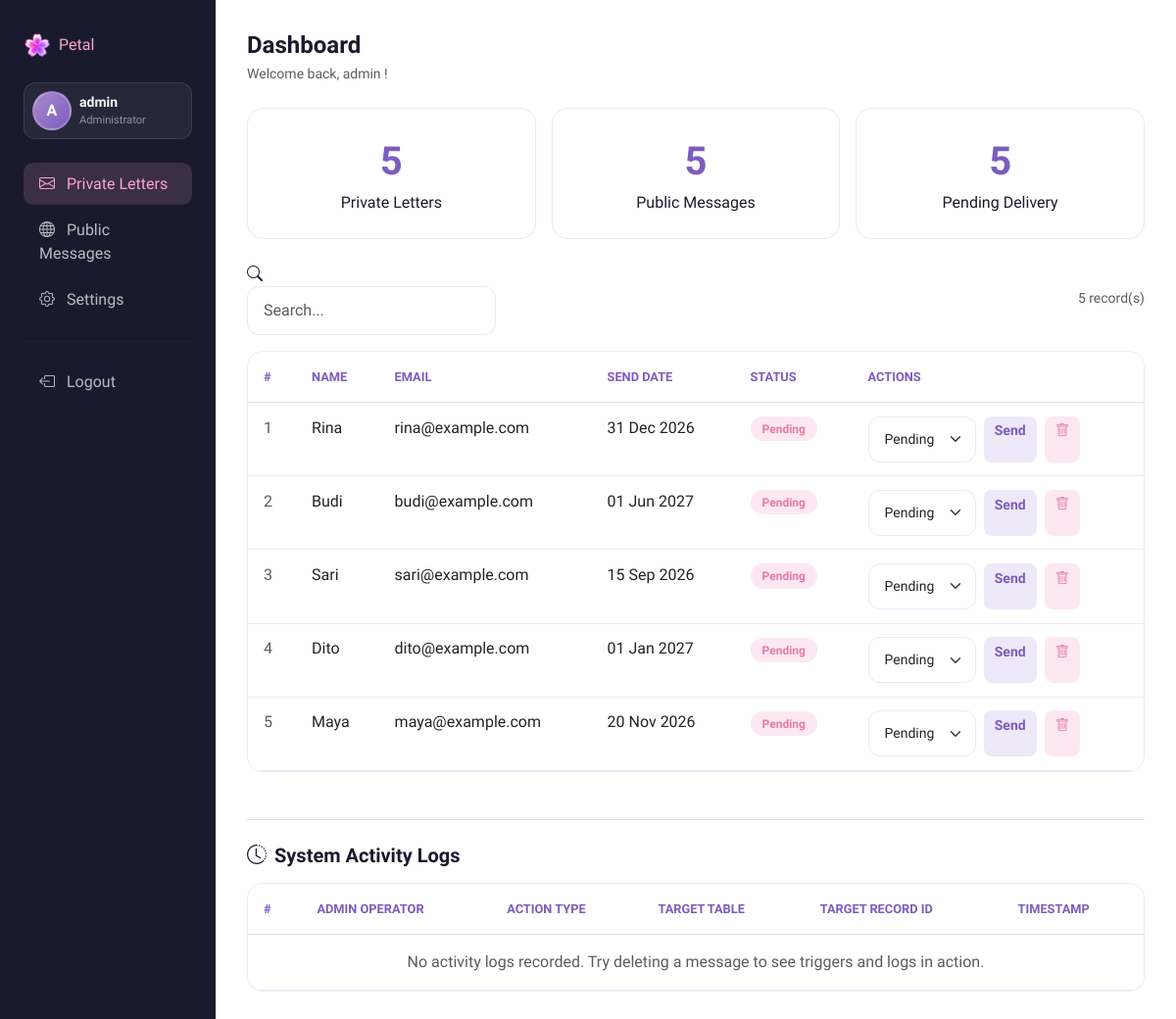
Screenshot of /pages/admin/dashboard.php (signed in) with the database file from the repository.
### tables this page shows
CREATE TABLE IF NOT EXISTS users (
    id INT AUTO_INCREMENT PRIMARY KEY,
    username VARCHAR(50) NOT NULL UNIQUE,
    email VARCHAR(150) NOT NULL UNIQUE,
    password VARCHAR(255) NOT NULL,
    avatar VARCHAR(255),
    created_at TIMESTAMP DEFAULT CURRENT_TIMESTAMP
);

CREATE TABLE IF NOT EXISTS private_messages (
    id INT AUTO_INCREMENT PRIMARY KEY,
    sender_name VARCHAR(100) NOT NULL,
    email_tujuan VARCHAR(150) NOT NULL,
    pesan TEXT NOT NULL,
    tanggal_kirim DATE NOT NULL,
    color VARCHAR(20) DEFAULT 'pink',
    font VARCHAR(20) DEFAULT 'sans',
    status ENUM('pending', 'sent', 'cancelled') DEFAULT 'pending',
    created_at TIMESTAMP DEFAULT CURRENT_TIMESTAMP,
    FOREIGN KEY (color) REFERENCES colors(name) ON DELETE SET NULL
);

### pages/admin/dashboard.php (the view, shortened to what this page needs)
<?php
require_once '../../includes/config.php';
$stmt = mysqli_prepare($conn, "SELECT id, username, email, avatar FROM users WHERE username = ?");
mysqli_stmt_bind_param($stmt, 's', $_SESSION['admin_username']);
mysqli_stmt_execute($stmt);
$admin = mysqli_fetch_assoc(mysqli_stmt_get_result($stmt));
$total_private = mysqli_fetch_row(mysqli_query($conn, "SELECT COUNT(*) FROM private_messages"))[0];
$total_public  = mysqli_fetch_row(mysqli_query($conn, "SELECT COUNT(*) FROM public_messages"))[0];
$total_pending = mysqli_fetch_row(mysqli_query($conn, "SELECT COUNT(*) FROM private_messages WHERE status='pending'"))[0];
$tab = isset($_GET['tab']) ? $_GET['tab'] : 'private';
$search = isset($_GET['search']) ? htmlspecialchars(trim($_GET['search'])) : '';
$per_page = 10;
$page = isset($_GET['page']) && is_numeric($_GET['page']) ? (int)$_GET['page'] : 1;
$offset = ($page - 1) * $per_page;
if ($tab === 'private') {
    $where = '';
    $total_rows = mysqli_fetch_row(mysqli_query($conn, "SELECT COUNT(*) FROM private_messages $where"))[0];
    $result = mysqli_query($conn, "SELECT *, is_delivery_due(tanggal_kirim, status) AS is_due FROM private_messages $where ORDER BY created_at DESC LIMIT $per_page OFFSET $offset");
    $messages = mysqli_fetch_all($result, MYSQLI_ASSOC);
}
?>
<!DOCTYPE html>
<html lang="en">
<head>
    <link href="https://cdn.jsdelivr.net/npm/bootstrap@5.3.0/dist/css/bootstrap.min.css" rel="stylesheet">
    <link href="https://cdn.jsdelivr.net/npm/bootstrap-icons@1.11.0/font/bootstrap-icons.css" rel="stylesheet">
    <link href="../../assets/css/style.css" rel="stylesheet">
</head>
<body>
<div class="d-flex">
    <div class="admin-sidebar d-none d-md-block" style="width:220px;min-width:220px;">
        <div class="petal-brand mb-4 d-flex align-items-center gap-2">
            <img src="../../assets/img/logo.png" alt="Petal" style="width: 28px; height: auto;"> Petal
        </div>
        <div class="d-flex align-items-center gap-2 mb-4 p-2" style="background: rgba(255,255,255,0.06); border-radius: 12px; border: 1px solid rgba(255,255,255,0.1);">
            <?php if (!empty($admin['avatar']) && file_exists('../../assets/uploads/avatars/' . $admin['avatar'])): ?>
                <img src="../../assets/uploads/avatars/<?= htmlspecialchars($admin['avatar']) ?>" alt="Avatar" class="rounded-circle" style="width: 40px; height: 40px; object-fit: cover; border: 2px solid rgba(255,255,255,0.2);">
            <?php else: ?>
                <div class="rounded-circle d-flex align-items-center justify-content-center fw-bold text-white" style="width: 40px; height: 40px; font-size: 1rem; background: linear-gradient(135deg, var(--purple) 0%, var(--purple-dark) 100%); border: 2px solid rgba(255,255,255,0.2);">
                    <?= strtoupper(substr($admin['username'], 0, 1)) ?>
                </div>
            <?php endif; ?>
            <div class="text-truncate">
                <div class="fw-bold text-white small text-truncate"><?= htmlspecialchars($admin['username']) ?></div>
                <div class="text-white-50" style="font-size: 0.7rem;">Administrator</div>
            </div>
        </div>
        <nav class="nav flex-column gap-1">
            <a href="?tab=private" class="nav-link <?= $tab=='private' ? 'active' : '' ?>">
                <i class="bi bi-envelope me-2"></i> Private Letters
            </a>
            <a href="?tab=public" class="nav-link <?= $tab=='public' ? 'active' : '' ?>">
                <i class="bi bi-globe me-2"></i> Public Messages
            </a>
            <a href="settings.php" class="nav-link">
                <i class="bi bi-gear me-2"></i> Settings
            </a>
            <hr style="border-color:rgba(255,255,255,.1);">
            <a href="logout.php" class="nav-link text-danger">
                <i class="bi bi-box-arrow-left me-2"></i> Logout
            </a>
        </nav>
    </div>
    <div class="admin-content flex-grow-1">
        <h4 class="fw-bold mb-1">Dashboard</h4>
        <p class="text-muted small mb-4">Welcome back, <?= htmlspecialchars($_SESSION['admin_username']) ?> !</p>
        <div class="row g-3 mb-4">
            <div class="col-6 col-md-4">
                <div class="stat-card">
                    <div class="stat-number"><?= $total_private ?></div>
                    <div class="stat-label">Private Letters</div>
                </div>
            </div>
            <div class="col-6 col-md-4">
                <div class="stat-card">
                    <div class="stat-number"><?= $total_public ?></div>
                    <div class="stat-label">Public Messages</div>
                </div>
            </div>
            <div class="col-6 col-md-4">
                <div class="stat-card">
                    <div class="stat-number"><?= $total_pending ?></div>
                    <div class="stat-label">Pending Delivery</div>
                </div>
            </div>
        </div>
        <div class="d-flex flex-wrap gap-3 justify-content-between align-items-center mb-3">
            <form method="GET" class="petal-search" style="min-width:220px;">
                <i class="bi bi-search search-icon"></i>
                <input type="text" name="search" class="form-control" placeholder="Search..." value="<?= $search ?>">
            </form>
            <span class="text-muted small"><?= $total_rows ?> record(s)</span>
        </div>
        <div class="petal-table table-responsive">
            <?php if ($tab === 'private'): ?>
            <table class="table mb-0">
                <thead>
                    <tr>
                        <th>#</th>
                        <th>Name</th>
                        <th>Email</th>
                        <th>Send Date</th>
                        <th>Status</th>
                        <th>Actions</th>
                    </tr>
                </thead>
                <tbody>
                    <?php foreach ($messages as $msg): ?>
                    <tr class="<?= isset($msg['is_due']) && $msg['is_due'] == 1 ? 'table-danger' : '' ?>">
                        <td class="text-muted"><?= $msg['id'] ?></td>
                        <td>
                            <?= htmlspecialchars($msg['sender_name']) ?>
                        </td>
                        <td><?= htmlspecialchars($msg['email_tujuan']) ?></td>
                        <td><?= date('d M Y', strtotime($msg['tanggal_kirim'])) ?></td>
                        <td>
                            <span class="badge-<?= $msg['status'] ?>"><?= ucfirst($msg['status']) ?></span>
                        </td>
                        <td>
                            <div class="d-flex gap-2">
                                <form method="POST" action="update-status.php" class="d-inline">
                                    <select name="status" class="form-select form-select-sm" style="width:110px;"
                                            onchange="this.form.submit()">
                                        <option value="pending" <?= $msg['status']=='pending'?'selected':'' ?>>Pending</option>
                                    </select>
                                </form>
                                <?php if ($msg['status'] === 'pending'): ?>
                                <a href="send-now.php?id=<?= $msg['id'] ?>"
                                   class="btn btn-sm"
                                   style="background:var(--purple-light);color:var(--purple-dark);border:none;border-radius:8px;padding:.3rem .7rem;font-weight:600;"
                                   onclick="return confirm('Send this email now to <?= htmlspecialchars($msg['email_tujuan']) ?>?')">
                                    Send
                                </a>
                                <?php endif; ?>
                                <a href="delete.php?id=<?= $msg['id'] ?>&type=private&tab=private"
                                   class="btn btn-sm btn-delete"
                                   style="background:var(--pink-light);color:var(--pink-dark);border:none;border-radius:8px;padding:.3rem .7rem;">
                                    <i class="bi bi-trash"></i>
                                </a>
                            </div>
                        </td>
                    </tr>
                    <?php endforeach; ?>
                </tbody>
            </table>
            <?php endif; ?>
        </div>
        <div class="mt-5 pt-4 border-top">
            <h5 class="fw-bold mb-3"><i class="bi bi-clock-history me-2"></i>System Activity Logs</h5>
            <div class="petal-table table-responsive">
                <table class="table mb-0">
                    <thead>
                        <tr>
                            <th>#</th>
                            <th>Admin Operator</th>
                            <th>Action Type</th>
                            <th>Target Table</th>
                            <th>Target Record ID</th>
                            <th>Timestamp</th>
                        </tr>
                    </thead>
                    <tbody>
                        <?php
                        $logs_res = mysqli_query($conn, "SELECT * FROM v_admin_activity_log ORDER BY created_at DESC LIMIT 10");
                        $logs = mysqli_fetch_all($logs_res, MYSQLI_ASSOC);
                        if (empty($logs)):
                        ?>
                        <tr><td colspan="6" class="text-center text-muted py-3">No activity logs recorded. Try deleting a message to see triggers and logs in action.</td></tr>
                        <?php endif; ?>
                    </tbody>
                </table>
            </div>
        </div>
    </div>
</div>
</body>
</html>

### assets/css/style.css (style rules this page uses)
:root { --pink: #f9a8c9; --pink-light: #fde8f2; --pink-dark: #e879a8; --purple: #a78bca; --purple-light: #ede9f8; --purple-dark: #7c5cbf; --white: #ffffff; --dark: #1a1a2e; --gray: #6b7280; --gray-light: #f3f4f6; --border: #f0e6f6; }
body { font-family: 'Plus Jakarta Sans', sans-serif; background-color: var(--white) !important; color: var(--dark); min-height: 100vh; max-width: 100vw !important; overflow-x: hidden !important; }
html { scroll-behavior: smooth; }
.form-control, .form-select { border: 1.5px solid var(--border) !important; border-radius: 12px !important; padding: 0.75rem 1rem; }
.badge-pending { background: var(--pink-light); color: var(--pink-dark); padding: 0.35rem 0.75rem; border-radius: 50px; font-size: 0.75rem; font-weight: 600; }
.admin-sidebar { background: var(--dark); min-height: 100vh; padding: 2rem 1.5rem; }
.admin-sidebar .petal-brand { color: var(--pink) !important; }
.admin-sidebar .nav-link { color: rgba(255, 255, 255, 0.7) !important; border-radius: 10px; padding: 0.6rem 1rem; font-weight: 500; text-decoration: none; display: block; }
.admin-sidebar .nav-link.active { background: rgba(249, 168, 201, 0.15); color: var(--pink) !important; }
.admin-content { padding: 2rem; background: var(--off-white); min-height: 100vh; }
.stat-card { background: var(--white); border: 1px solid var(--border); border-radius: 16px; padding: 1.5rem; text-align: center; }
.stat-card .stat-number { font-size: 2.5rem; font-weight: 800; color: var(--purple-dark); }
.petal-table { background: var(--white); border-radius: 16px; overflow-x: auto !important; border: 1px solid var(--border); }
.petal-table thead { background: var(--purple-light); }
.petal-table thead th { font-weight: 700; font-size: 0.8rem; text-transform: uppercase; color: var(--purple-dark); padding: 1rem; }
.petal-table tbody td { padding: 0.85rem 1rem; border-color: var(--border); }

### rows the page displays
users: username "A", username "admin"
private_messages: id "1", sender_name "Rina", email_tujuan "rina@example.com", tanggal_kirim "31 Dec 2026", status "Pending"
private_messages: id "2", sender_name "Budi", email_tujuan "budi@example.com", tanggal_kirim "01 Jun 2027", status "Pending"
private_messages: id "3", sender_name "Sari", email_tujuan "sari@example.com", tanggal_kirim "15 Sep 2026", status "Pending"
private_messages: id "4", sender_name "Dito", email_tujuan "dito@example.com", tanggal_kirim "01 Jan 2027", status "Pending"
private_messages: id "5", sender_name "Maya", email_tujuan "maya@example.com", tanggal_kirim "20 Nov 2026", status "Pending"

### other values shown
$_SESSION['admin_username'] "admin"
$total_private "5"
$total_public "5"
$total_pending "5"
$total_rows "5"
